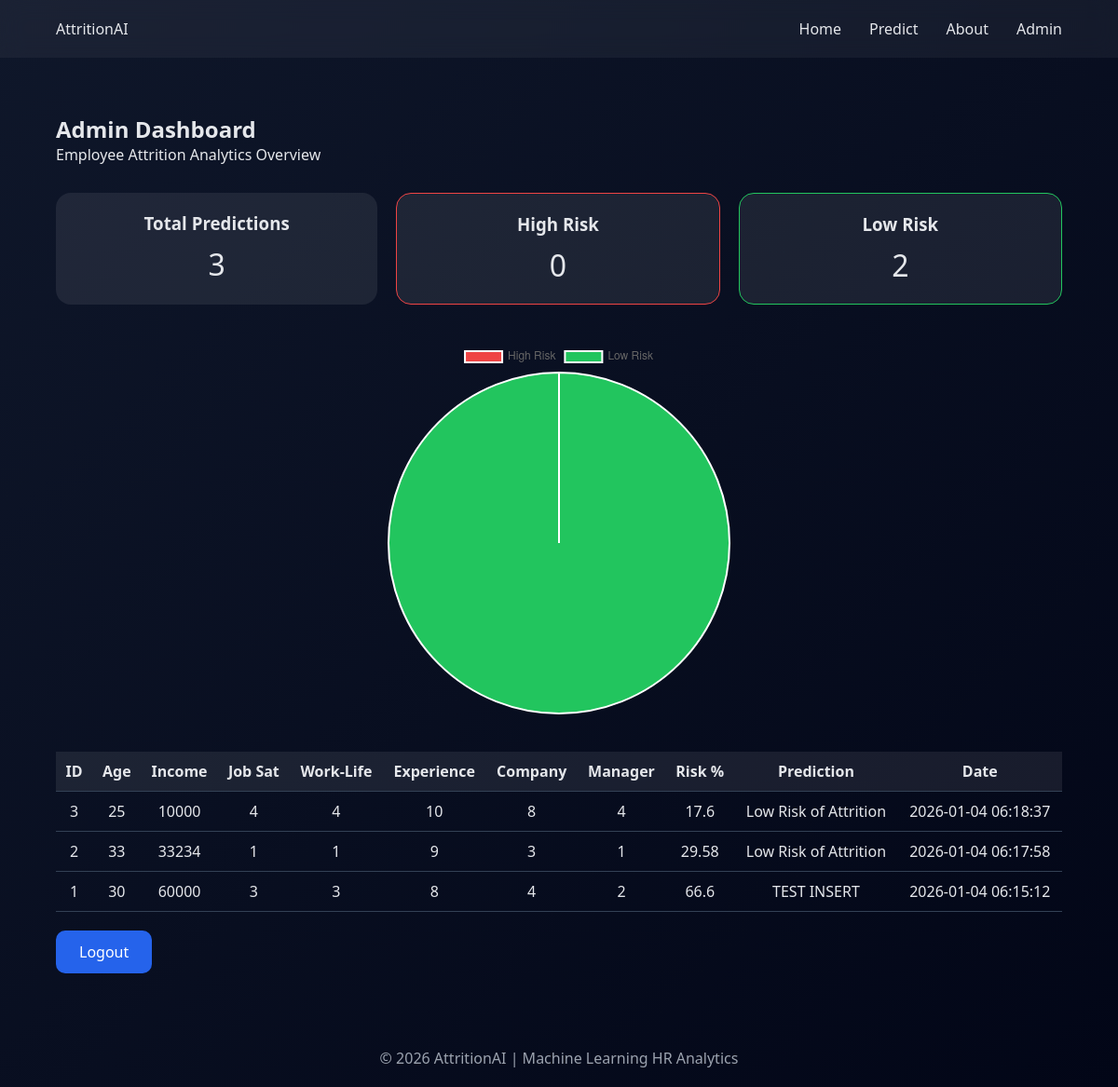
/dashboard (signed in), run on the app's committed database.
### tables this page shows
CREATE TABLE employee_predictions (
            id INTEGER PRIMARY KEY AUTOINCREMENT,
            age INTEGER,
            monthly_income INTEGER,
            job_satisfaction INTEGER,
            work_life_balance INTEGER,
            total_working_years INTEGER,
            years_at_company INTEGER,
            years_with_manager INTEGER,
            risk_score REAL,
            prediction TEXT,
            created_at TIMESTAMP DEFAULT CURRENT_TIMESTAMP
        );

### app.py (the view)
@app.route("/dashboard")
def dashboard():
    if not session.get("admin"):
        return redirect(url_for("admin_login"))
    conn = get_connection()
    cursor = conn.cursor()
    records = cursor.execute(
        "SELECT * FROM employee_predictions ORDER BY created_at DESC"
    ).fetchall()
    total = cursor.execute(
        "SELECT COUNT(*) FROM employee_predictions"
    ).fetchone()[0]
    high_risk = cursor.execute(
        "SELECT COUNT(*) FROM employee_predictions WHERE prediction='High Risk of Attrition'"
    ).fetchone()[0]
    low_risk = cursor.execute(
        "SELECT COUNT(*) FROM employee_predictions WHERE prediction='Low Risk of Attrition'"
    ).fetchone()[0]
    conn.close()
    return render_template(
        "dashboard.html",
        records=records,
        total=total,
        high_risk=high_risk,
        low_risk=low_risk
    )

### database.py (called while the page is built)
def get_connection():
    conn = sqlite3.connect(DB_PATH)
    conn.row_factory = sqlite3.Row
    return conn

### templates/dashboard.html
{% extends "base.html" %}
{% block content %}
<h2>Admin Dashboard</h2>
<p>Employee Attrition Analytics Overview</p>
<div class="stats">
    <div class="stat-card">
        <h3>Total Predictions</h3>
        <p>{{ total }}</p>
    </div>
    <div class="stat-card danger">
        <h3>High Risk</h3>
        <p>{{ high_risk }}</p>
    </div>
    <div class="stat-card safe">
        <h3>Low Risk</h3>
        <p>{{ low_risk }}</p>
    </div>
</div>
<div class="chart-box">
    <canvas id="riskChart"></canvas>
</div>
<table class="dashboard-table">
    <tr>
        <th>ID</th>
        <th>Age</th>
        <th>Income</th>
        <th>Job Sat</th>
        <th>Work-Life</th>
        <th>Experience</th>
        <th>Company</th>
        <th>Manager</th>
        <th>Risk %</th>
        <th>Prediction</th>
        <th>Date</th>
    </tr>
    {% for row in records %}
    <tr>
        <td>{{ row.id }}</td>
        <td>{{ row.age }}</td>
        <td>{{ row.monthly_income }}</td>
        <td>{{ row.job_satisfaction }}</td>
        <td>{{ row.work_life_balance }}</td>
        <td>{{ row.total_working_years }}</td>
        <td>{{ row.years_at_company }}</td>
        <td>{{ row.years_with_manager }}</td>
        <td>{{ row.risk_score }}</td>
        <td>{{ row.prediction }}</td>
        <td>{{ row.created_at }}</td>
    </tr>
    {% endfor %}
</table>
<a href="/logout" class="btn">Logout</a>
<script>
const ctx = document.getElementById("riskChart");
new Chart(ctx, {
    type: "pie",
    data: {
        labels: ["High Risk", "Low Risk"],
        datasets: [{
            data: [{{ high_risk }}, {{ low_risk }}],
            backgroundColor: ["#ef4444", "#22c55e"]
        }]
    },
    options: {
        responsive: true
    }
});
</script>
{% endblock %}

### templates/base.html (shortened to what this page needs)
<!DOCTYPE html>
<html lang="en">
<head>
    <link rel="stylesheet" href="{{ url_for('static', filename='style.css') }}">
</head>
<body>
<nav class="navbar">
    <div class="logo">AttritionAI</div>
    <ul>
        <li><a href="/">Home</a></li>
        <li><a href="/predict">Predict</a></li>
        <li><a href="/about">About</a></li>
        <li><a href="/admin-login">Admin</a></li>
    </ul>
</nav>
<div class="content">
    {% block content %}{% endblock %}
</div>
<footer>
    <p>© 2026 AttritionAI | Machine Learning HR Analytics</p>
</footer>
</body>
</html>

### static/style.css (style rules this page uses)
* { margin: 0; padding: 0; box-sizing: border-box; font-family: "Segoe UI", sans-serif; }
body { background: linear-gradient(135deg, #0f172a, #020617); color: #e5e7eb; }
.navbar { display: flex; justify-content: space-between; padding: 20px 60px; background: rgba(255,255,255,0.05); backdrop-filter: blur(12px); }
.navbar ul { display: flex; list-style: none; gap: 30px; }
.navbar a { color: #e5e7eb; text-decoration: none; transition: color 0.3s; }
.content { padding: 60px; }
.btn { display: inline-block; margin-top: 20px; padding: 12px 25px; background: #2563eb; color: white; border-radius: 10px; text-decoration: none; }
footer { text-align: center; padding: 20px; color: #9ca3af; }
.dashboard-table { width: 100%; border-collapse: collapse; margin-top: 30px; }
.dashboard-table th, .dashboard-table td { padding: 10px; border-bottom: 1px solid #334155; text-align: center; }
.dashboard-table th { background: rgba(255,255,255,0.08); }
.stats { display: flex; gap: 20px; margin: 30px 0; }
.stat-card { flex: 1; padding: 20px; border-radius: 16px; background: rgba(255,255,255,0.08); text-align: center; }
.stat-card p { font-size: 32px; margin-top: 10px; }
.stat-card.danger { border: 1px solid #ef4444; }
.stat-card.safe { border: 1px solid #22c55e; }
.chart-box { max-width: 400px; margin: 40px auto; }

### data on the page
employee_predictions: id "3", age "25", monthly_income "10000", job_satisfaction "4", work_life_balance "4", total_working_years "10", years_at_company "8", years_with_manager "4", risk_score "17.6", prediction "Low Risk of Attrition", created_at "2026-01-04 06:18:37"
employee_predictions: id "2", age "33", monthly_income "33234", job_satisfaction "1", work_life_balance "1", total_working_years "9", years_at_company "3", years_with_manager "1", risk_score "29.58", prediction "Low Risk of Attrition", created_at "2026-01-04 06:17:58"
employee_predictions: id "1", age "30", monthly_income "60000", job_satisfaction "3", work_life_balance "3", total_working_years "8", years_at_company "4", years_with_manager "2", risk_score "66.6", prediction "TEST INSERT", created_at "2026-01-04 06:15:12"

### other printed values
{{ total }} "3"
{{ high_risk }} "0"
{{ low_risk }} "2"
chart data {{ high_risk }} 0
